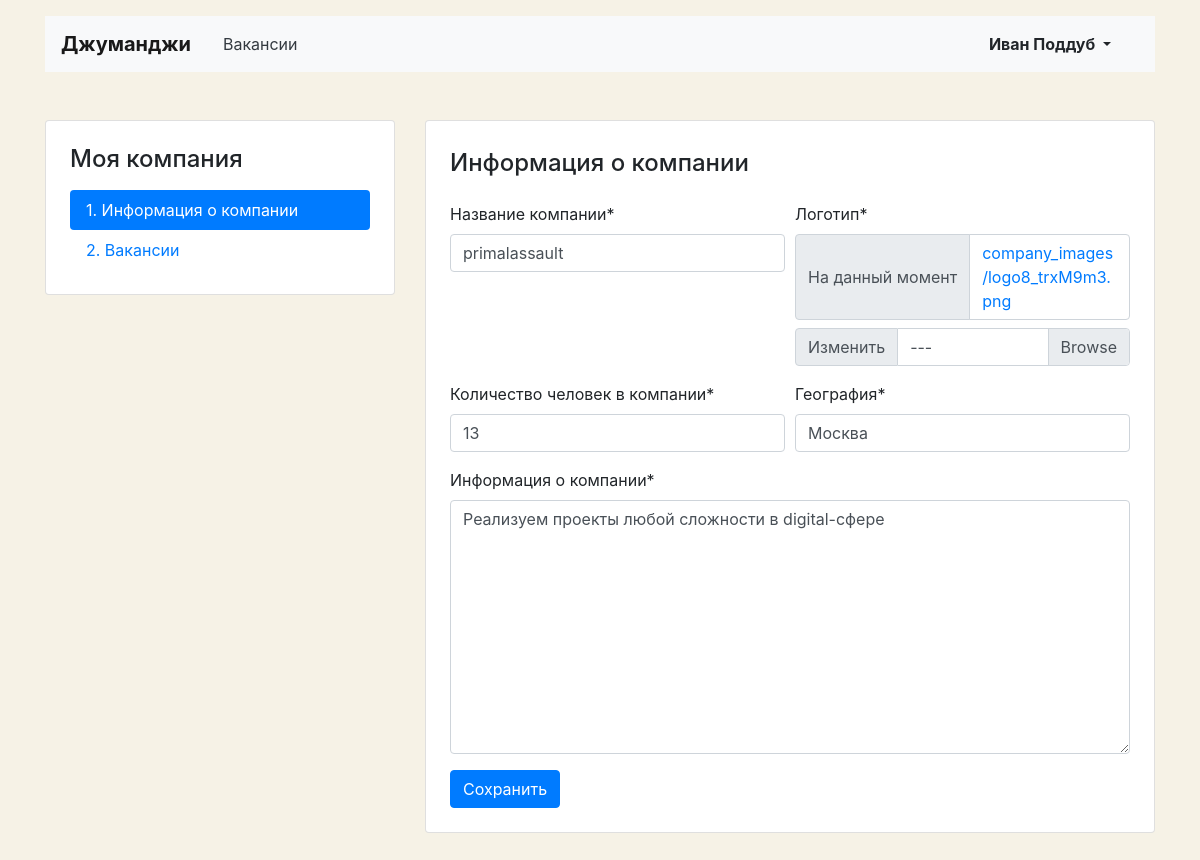
Screenshot of /mycompany (signed in) with the database file from the repository.
### app_vacancy/models.py (models this page shows)
class Company(models.Model):
    name = models.CharField(max_length=64)
    location = models.CharField(max_length=150)
    logo = models.ImageField(upload_to='company_images')
    description = models.TextField()
    employee_count = models.PositiveIntegerField()
    owner = models.OneToOneField(get_user_model(), null=True, on_delete=models.CASCADE, related_name='company')

### app_vacancy/views.py (the view, shortened to what this page needs)
# urls.py: path('mycompany', MyCompany.as_view(), name='my_company'),
class MyCompany(View):
    @method_decorator(login_required)
    def get(self, request):
        try:
            my_company = request.user.company
            form = MyCompanyForm(instance=my_company)
            return render(request, 'company-edit.html', {'form': form})
        except:
            return redirect('/mycompany/start')

### app_vacancy/forms.py
class MyCompanyForm(forms.ModelForm):
    class Meta:
        model = Company
        exclude = ('owner',)
        labels = {
            'name': 'Название компании',
            'logo': 'Логотип',
            'location': 'География',
            'description': 'Информация о компании',
            'employee_count': 'Количество человек в компании',
        }
    def __init__(self, *args, **kwargs):
        super().__init__(*args, **kwargs)
        self.helper = FormHelper()
        self.helper.layout = Layout(
            Row(
                Column('name', ),
                Column('logo', ),
            ),
            Row(
                Column('employee_count', ),
                Column('location', ),
            ),
            Row(
                Column('description', ),
            ),
            Row(
                Column(Submit('submit', 'Сохранить')),
            ),
        )

### templates/company-edit.html (shortened to what this page needs)
{% extends 'basecompany.html' %}
{% load crispy_forms_tags %}
{% block content %}
  <main class="container mt-3 pb-5">
    <div class="row mt-5">
      <div class="col-12 col-lg-4">
        <aside class="pt-3 pb-4 px-4 mb-5 card">
          <h1 class="h4 pt-2 pb-2">Моя компания</h1>
          <div class="nav flex-column nav-pills">
            <a class="nav-link active" href="mycompany">1. Информация о&nbsp;компании</a>
            <a class="nav-link" href="mycompany/vacancies">2. Вакансии</a>
          </div>
        </aside>
      </div>
      <div class="col-12 col-lg-8">
        <div class="card">
          <div class="card-body px-4 pb-4">
            <section class="tab-pane fade show active">
              <h2 class="h4 pt-2 pb-3">Информация о&nbsp;компании</h2>
              {% crispy form %}
            </section>
          </div>
        </div>
      </div>
    </div>
  </main>
{% endblock %}

### templates/basecompany.html (shortened to what this page needs)
<!DOCTYPE html>
<html lang="ru">
<head>
  <link rel="stylesheet" href="https://stackpath.bootstrapcdn.com/bootstrap/4.3.1/css/bootstrap.min.css">
</head>
<body>
  <header class="container mt-3">
    <nav class="navbar navbar-expand-lg navbar-light bg-light">
      <a class="navbar-brand mr-4 font-weight-bold" href="http://127.0.0.1:8000">Джуманджи</a>
      <div class="collapse navbar-collapse justify-content-between" id="navbarNav">
        <ul class="navbar-nav col-10">
          <li class="nav-item">
            <a class="nav-link text-dark" href="/vacancies">Вакансии</a>
          </li>
        </ul>
        <ul class="navbar-nav col-2 justify-content-end">
          <li class="nav-item active">
            <div class="btn-group">
              <button type="button" class="btn dropdown-toggle font-weight-bold" data-toggle="dropdown" aria-haspopup="true" aria-expanded="false">
                {{ request.user.first_name }} {{ request.user.last_name }}
              </button>
            </div>
          </li>
        </ul>
      </div>
    </nav>
  </header>
{% block content %}
{% endblock %}
</body>
</html>

### templates/basecompany.html (style rules this page uses)
body { background-color: #F6F2E6; }

### rows the page displays
Company: name "primalassault", employee_count "13", location "Москва", description "Реализуем проекты любой сложности в digital-сфере"

### other values shown
{{ request.user.first_name }} "Иван"
{{ request.user.last_name }} "Поддуб"
